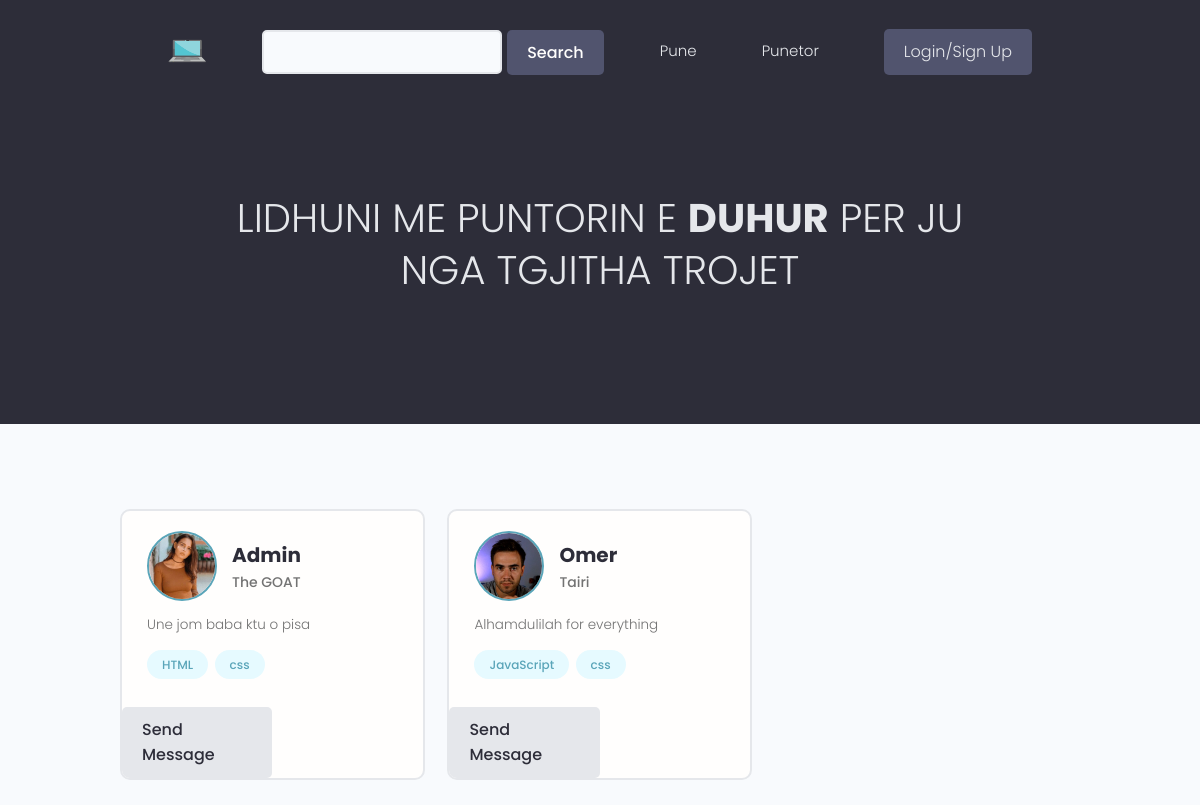
The page /puntor/ on the database as committed earlier.
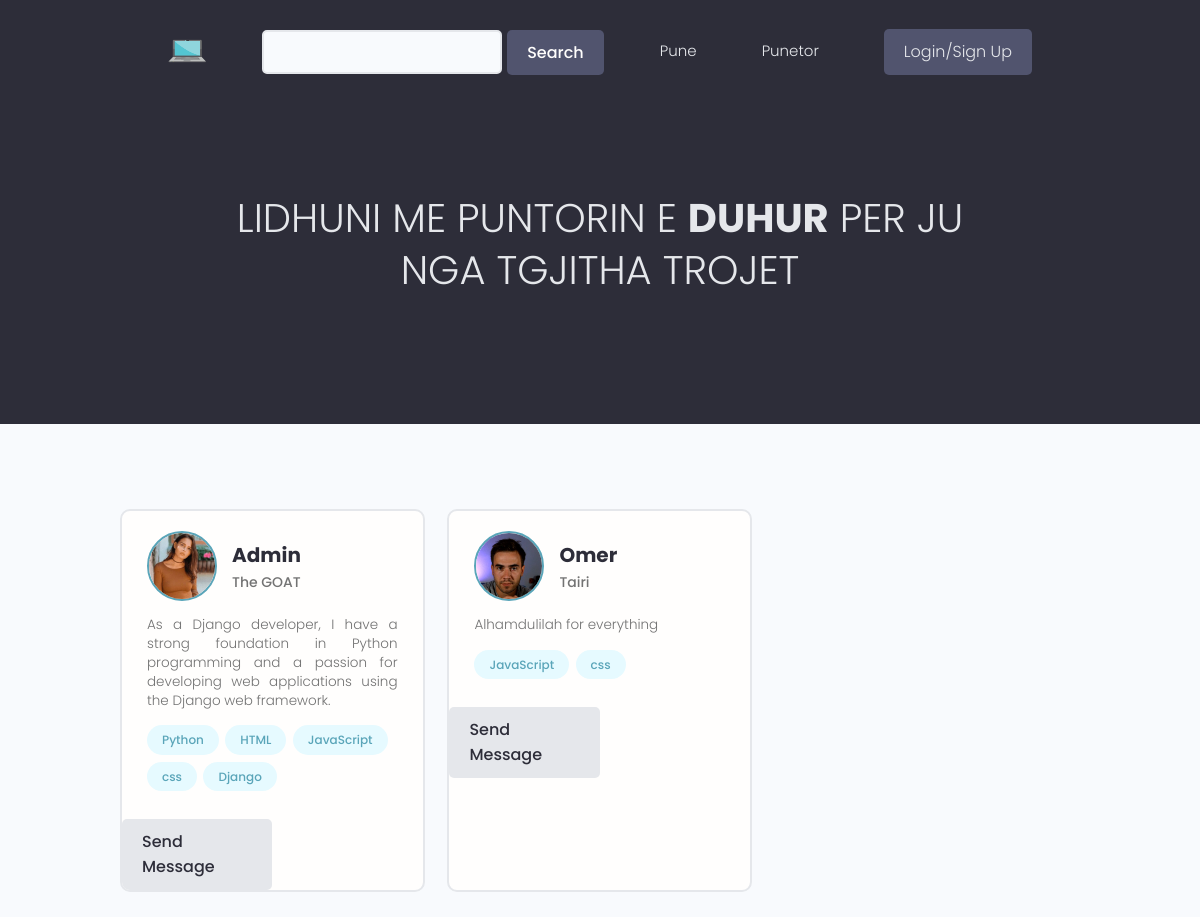
The same page on the database as committed later.
### users/models.py (models this page shows, shortened)
class Profile(models.Model):
    user = models.OneToOneField(User , on_delete = models.CASCADE ,  null=True , blank=True)
    name = models.CharField(max_length=150 , null=True , blank=True)
    sur_name = models.CharField(max_length=150 , null=True , blank=True)
    email = models.EmailField(max_length=500 , blank=True , null=True)
    username = models.CharField(max_length=200 ,unique = True ,blank=True , null=True)
    profilepic = models.ImageField(blank=True , null=True, upload_to='profiles/', default='static/images/profiles/user-default.png')
    bio = models.TextField(blank=True , null=True)
    skills = models.ManyToManyField('Skills', blank=True)
    CV = models.FileField(upload_to='CV/',blank=True , null=True)
    resume = models.FileField(upload_to='Resume/',blank=True , null=True)
    birth_date = models.DateField(blank=True, null=True)
    business = models.BooleanField(default=False)
    location = models.CharField(max_length=200 , blank=True , null=True)
    created = models.DateTimeField(auto_now_add = True)
    id = models.UUIDField(default=uuid.uuid4 , unique=True ,
                        primary_key=True , editable=False)

class Skills(models.Model):
    field = models.ManyToManyField(Field)
    name = models.CharField(max_length=200 , blank=True , null=True)
    description = models.TextField(blank=True , null=True)
    created = models.DateTimeField(auto_now_add = True)
    id = models.UUIDField(default=uuid.uuid4 , unique=True ,
                        primary_key=True , editable=False)
    def __str__(self):
        return str(self.name)

### users/views.py (the view)
# urls.py: path('puntor/' , views.puntor , name="puntor"),
def puntor(request):
    profiles = Profile.objects.all()
    context = {
        'profiles':profiles,
    }
    return render(request , 'users/puntor.html', context)

### users/templates/users/puntor.html (shortened to what this page needs)
{% extends 'base.html' %}
{% block content %}
<main class="home">
    <section class="hero-section text-center">
      <div class="container container--narrow">
        <div class="hero-section__box">
          <h2>Lidhuni me puntorin e <span>Duhur</span> per ju</h2>
          <h2>Nga tgjitha trojet</h2>
        </div>
      </div>
    </section>
    <section class="devlist">
      <div class="container">
        <div class="grid grid--three">
        {% for profile in profiles %}
          <div class="column card">
            <div class="dev">
              <a href="{% url 'profile' profile.id %}" class="card__body">
                <div class="dev__profile">
                  <img class="avatar avatar--md" src="{{ profile.profilepic.url }}" alt="image" />
                  <div class="dev__meta">
                    <h3>{{profile.name}}</h3>
                    <h5>{{profile.sur_name}}</h5>
                  </div>
                </div>
                <p class="dev__info">
                  {{profile.bio|slice:"150"}}
                </p>
                <div class="dev__skills">
                  {% for skill in profile.skills.all|slice:"5" %}
                  <span class="tag tag--pill tag--main">
                    <small>{{skill}}</small>
                  </span>
                  {% endfor %}
                </div>
              </a>
              <div>
                {% if request.user.profile.id != profile.id %}
                  <a href="{% url 'create-message' profile.id %}" style="width: 50%;" class="btn">Send Message </a>
                {% endif %}
              </div>
            </div>
          </div>
        {% endfor %}
        </div>
      </div>
    </section>
  </main>
{% endblock content %}

Rows that differ between the two databases and show on the page:
changed Profile "Admin": bio "Une jom baba ktu o pisa" → "As a Django developer, I have a strong foundation in Python programming and a passion for developing web applications using the Django web framework."; gains Skills (name "JavaScript")
added Skills: name "Python", shown under Profile "Admin"
added Skills: name "Django", shown under Profile "Admin"
